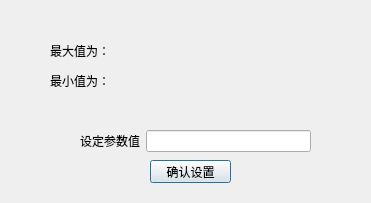
<?xml version="1.0" encoding="UTF-8"?>
<ui version="4.0">
 <class>Dialog</class>
 <widget class="QDialog" name="Dialog">
  <property name="geometry">
   <rect>
    <x>0</x>
    <y>0</y>
    <width>371</width>
    <height>203</height>
   </rect>
  </property>
  <property name="windowTitle">
   <string>Dialog</string>
  </property>
  <widget class="QPushButton" name="okBtn">
   <property name="geometry">
    <rect>
     <x>150</x>
     <y>160</y>
     <width>81</width>
     <height>23</height>
    </rect>
   </property>
   <property name="text">
    <string>确认设置</string>
   </property>
  </widget>
  <widget class="QLabel" name="MaxLab">
   <property name="geometry">
    <rect>
     <x>50</x>
     <y>40</y>
     <width>141</width>
     <height>21</height>
    </rect>
   </property>
   <property name="text">
    <string>最大值为：</string>
   </property>
  </widget>
  <widget class="QLabel" name="MaxLab_2">
   <property name="geometry">
    <rect>
     <x>50</x>
     <y>70</y>
     <width>151</width>
     <height>21</height>
    </rect>
   </property>
   <property name="text">
    <string>最小值为：</string>
   </property>
  </widget>
  <widget class="QWidget" name="">
   <property name="geometry">
    <rect>
     <x>80</x>
     <y>130</y>
     <width>231</width>
     <height>22</height>
    </rect>
   </property>
   <layout class="QHBoxLayout" name="horizontalLayout">
    <item>
     <widget class="QLabel" name="label">
      <property name="text">
       <string>设定参数值</string>
      </property>
     </widget>
    </item>
    <item>
     <widget class="QLineEdit" name="lineEdit">
      <property name="alignment">
       <set>Qt::AlignCenter</set>
      </property>
     </widget>
    </item>
   </layout>
  </widget>
 </widget>
 <resources/>
 <connections/>
</ui>
